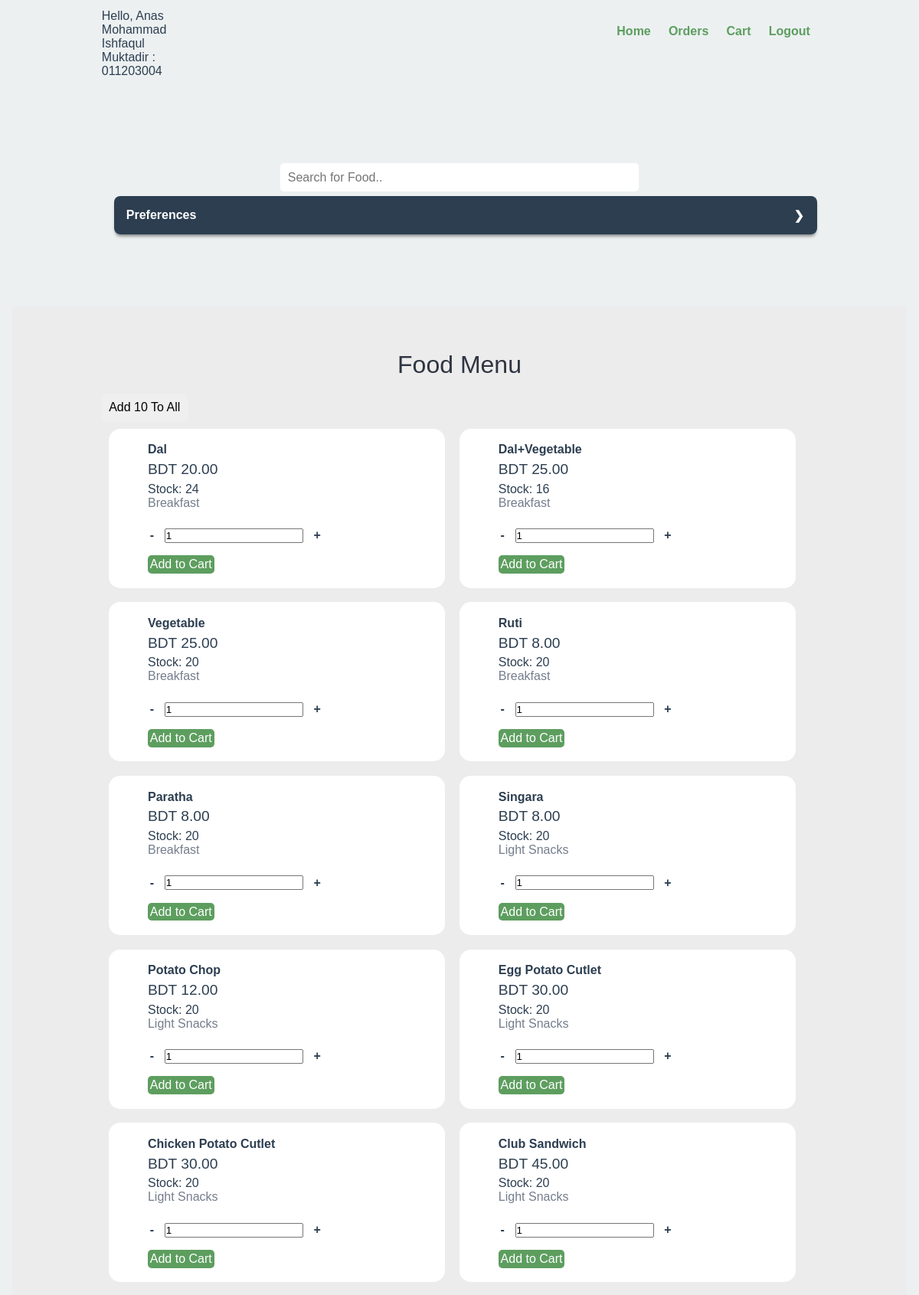
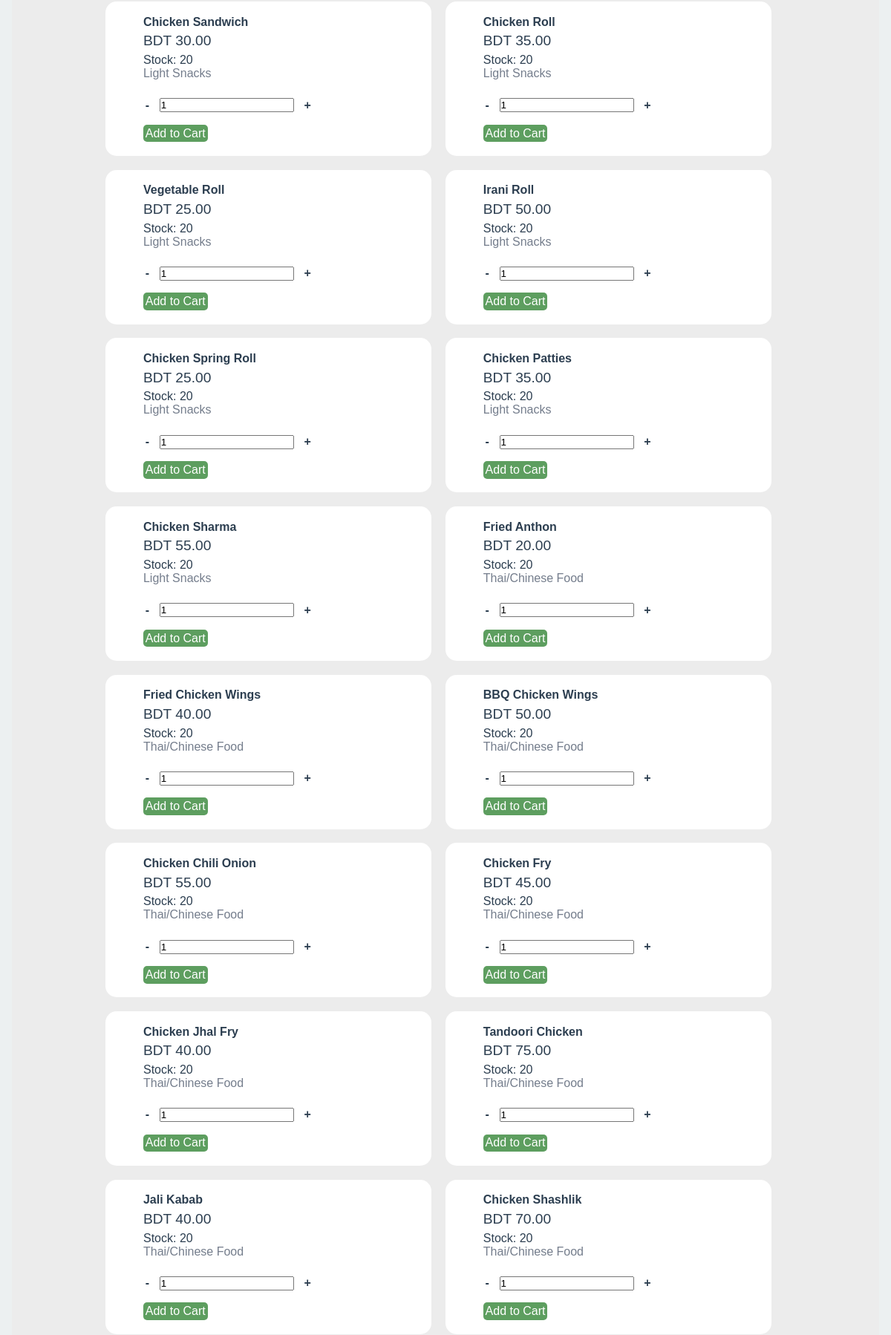
/index.php (signed in, upper part), run on the app's committed database (2 pictures, top to bottom).
### tables this page shows
CREATE TABLE `food_items` (
  `id` int(11) NOT NULL,
  `name` varchar(30) NOT NULL,
  `price` int(11) NOT NULL,
  `stock` int(11) DEFAULT NULL,
  `food_type_id` int(11) DEFAULT NULL
);

### config/constants.php (called while the page is built, shortened)
<?php
    $conn = mysqli_connect(LOCALHOST, DB_USERNAME, DB_PASSWORD) or die(mysqli_error());
    $food_type = retFoodTypes($conn);
function retFoodTypes($conn){
    $sql = "SELECT food_type from food_type";
    $res = mysqli_query($conn, $sql);
    $count = mysqli_num_rows($res);
    $arr = array();
    if($count>0)
    {
        while($row=mysqli_fetch_assoc($res))
        {
            array_push($arr,$row['food_type']);
        }
    }
    return $arr;
}
function masterFoodQuery($conn,$dietArr=array(),$budget=null,$search=null,$categoryFilter=null,$sort=null){
    $dietFlag = !empty($dietArr);
    $budgetFlag = !is_null($budget);
    $searchFlag =!is_null($search);
    $categoryFlag =!is_null($categoryFilter);
    $prevFlag = false;
    $retString = "SELECT * FROM food_items WHERE ";
    if($dietFlag||$budgetFlag||$searchFlag||$categoryFlag){
        if($dietFlag){
            $retString .= makeDietFilter($conn,$dietArr);
            $prevFlag = true;
        }
        if($prevFlag){
            $retString.=" and ";
            $prevFlag = false;
        }
        if($budgetFlag){
            $retString.=" food_items.price<=(";
            $retString.=budgetCalc($budget);
            $retString.=")";
            $prevFlag = true;
        }
        if($prevFlag){
            $retString.=" and ";
            $prevFlag = false;
        }
        if($searchFlag){
            $retString.="food_items.name like '%$search%'";
            $prevFlag = true;
        }
        if($prevFlag){
            $retString.=" and ";
            $prevFlag = false;
        }
        if($categoryFlag){
            $retString.="food_items.food_type_id=$categoryFilter";
        }
        if(andIsLast($retString)==0){
            $retString = preg_replace('/\W\w+\s*(\W*)$/', '$1', $retString);
        }
    }else{
        $retString.="1";
    }
    $retString .= sortQuery($sort);
    return $retString;
}
function sortQuery($sort){
    $str ="";
    switch($sort){
        default:
            $str = "";
    }
    return $str;
}
?>

### index.php (the view, shortened to what this page needs)
    <?php include('partials-front/menu.php');
    ?>
    <section class="food-search text-center">
        <div class="container">
                <input id=search type="search" name="search" placeholder="Search for Food.." onchange="renderFilter()">
                <br>
<div class="row">
  <div class="col">
    <div class="tabs">
      <div class="tab">
        <label class="tab-label" for="chck1">
          <?php
          if($_SESSION['type_id']!=5){
            echo "Preferences";
          }else{
            echo "Filter";
          }
          ?></label>
      </div>
    </div>
  </div>
        </div>
    </section>
    <section class="food-menu">
        <div class="container">
            <h2 class="text-center">Food Menu</h2>
            <button class='btn' onclick='addStock(10)'>Add 10 To All</button>
<div id=ajax-clear>
            <?php
                $sql = masterFoodQuery($conn);
                $res=mysqli_query($conn, $sql);
                $count = mysqli_num_rows($res);
                if($count>0)
                {
                    while($row=mysqli_fetch_assoc($res))
                    {
                        $id = $row['id'];
                        $name = $row['name'];
                        $category = $food_type[$row['food_type_id']-1];
                        $price = $row['price'];
                        $stock = $row['stock'];
                        ?>
                        <div class="food-menu-box">
                            <div class="food-menu-desc">
                                <h4><?php echo $name; ?></h4>
                                <p class="food-price">BDT <?php echo $price; ?>.00</p>
                                <?php if($_SESSION['type_id']!=4){?>
                                <p>Stock: <?php echo $stock;?></p>
                                  <?php }?>
                                <p class="food-detail">
                                    <?php echo $category; ?>
                                </p>
                                <br>
                                <div class="d-flex jusctify-content-center col-md-12">
                                    <div class="qty-div">
                                        <span class="btn btn-sm btn-secondary btn-minus"><b>-</b></span>
                                        <input type="number" name="qty" class="qty" value="1" min="1">
                                        <span class="btn btn-sm btn-secondary btn-plus"><b>+</b></span>
                                    </div>
                                    <button class="btn btn-primary btn-block btn-sm col-sm-4 add_to_cart" type="button" value=<?php echo $id?>>Add to Cart</button>
                                </div>
                            </div>
                        </div>
                        <?php
                    }
                }
                else
                {
                    echo "<div class='error'>Food not found.</div>";
                }
            ?>
            </div>
        </div>
    </section>
    <?php include('partials-front/footer.php'); ?>

### css/style.css (style rules this page uses)
* { margin: 0 0; padding: 0 0; font-family: Arial, Helvetica, sans-serif; }
.container { width: 80%; margin: 0 auto; padding: 1%; }
.text-center { text-align: center; }
.btn { padding: 1%; border: none; font-size: 1rem; border-radius: 5px; }
.btn-primary { background-color: #5d9e5f; color: white; cursor: pointer; }
h2 { color: #2f3542; font-size: 2rem; margin-bottom: 2%; }
.food-search { background-size: cover; background-repeat: no-repeat; background-position: center; padding: 7% 0; }
.food-search input[type="search"] { width: 50%; padding: 1%; font-size: 1rem; border: none; border-radius: 5px; }
.food-menu { background-color: #ececec; padding: 4% 0; }
.food-menu-box { width: 43%; margin: 1%; padding: 2%; float: left; background-color: white; border-radius: 15px; }
.food-menu-desc { width: 70%; float: left; margin-left: 8%; }
.food-price { font-size: 1.2rem; margin: 2% 0; }
.food-detail { font-size: 1rem; color: #747d8c; }

### index.php (style rules this page uses)
.qty-div { margin: 0 0 10 0; }
input { margin: 0.4rem; }
body { color: #2c3e50; background: #ecf0f1; padding: 0 1em 1em; }
h2 { margin: 0 0 0.5em; font-weight: normal; }
.row { display: flex; }
.row .col { flex: 1; }
.row .col:last-child { margin-left: 1em; }
.tabs { border-radius: 8px; overflow: hidden; box-shadow: 0 4px 4px -2px rgba(0, 0, 0, 0.5); }
.tab { width: 100%; color: white; overflow: hidden; }
.tab-label { display: flex; justify-content: space-between; padding: 1em; background: #2c3e50; font-weight: bold; cursor: pointer; }
.tab-label::after { content: "❯"; width: 1em; height: 1em; text-align: center; transition: all 0.35s; }

### partials-front/menu.php (style rules this page uses)
input[type="number"] { -moz-appearance: textfield; appearance: textfield; }
.btn-minus,.btn-plus { cursor:pointer; -webkit-touch-callout: none; -webkit-user-select: none; -khtml-user-select: none; -moz-user-select: none; -ms-user-select: none; user-select: none; }

### data on the page
food_items: name "Dal", price "20", stock "24", food_type "Breakfast"
food_items: name "Dal+Vegetable", price "25", stock "16", food_type "Breakfast", $id 2 (drawn)
food_items: name "Vegetable", price "25", stock "20", food_type "Breakfast", $id 3 (drawn)
food_items: name "Ruti", price "8", stock "20", food_type "Breakfast", $id 4 (drawn)
food_items: name "Paratha", price "8", stock "20", food_type "Breakfast", $id 5 (drawn)
food_items: name "Singara", price "8", stock "20", food_type "Light Snacks", $id 6 (drawn)
food_items: name "Potato Chop", price "12", stock "20", food_type "Light Snacks", $id 7 (drawn)
food_items: name "Egg Potato Cutlet", price "30", stock "20", food_type "Light Snacks", $id 8 (drawn)
food_items: name "Chicken Potato Cutlet", price "30", stock "20", food_type "Light Snacks", $id 9 (drawn)
food_items: name "Club Sandwich", price "45", stock "20", food_type "Light Snacks", $id 10 (drawn)
food_items: name "Chicken Sandwich", price "30", stock "20", food_type "Light Snacks", $id 11 (drawn)
food_items: name "Chicken Roll", price "35", stock "20", food_type "Light Snacks", $id 12 (drawn)
food_items: name "Vegetable Roll", price "25", stock "20", food_type "Light Snacks", $id 13 (drawn)
food_items: name "Irani Roll", price "50", stock "20", food_type "Light Snacks", $id 14 (drawn)
food_items: name "Chicken Spring Roll", price "25", stock "20", food_type "Light Snacks", $id 15 (drawn)
food_items: name "Chicken Patties", price "35", stock "20", food_type "Light Snacks", $id 16 (drawn)
food_items: name "Chicken Sharma", price "55", stock "20", food_type "Light Snacks", $id 17 (drawn)
food_items: name "Fried Anthon", price "20", stock "20", food_type "Thai/Chinese Food", $id 18 (drawn)
food_items: name "Fried Chicken Wings", price "40", stock "20", food_type "Thai/Chinese Food", $id 19 (drawn)
food_items: name "BBQ Chicken Wings", price "50", stock "20", food_type "Thai/Chinese Food"
food_items: name "Chicken Chili Onion", price "55", stock "20", food_type "Thai/Chinese Food", $id 21 (drawn)
food_items: name "Chicken Fry", price "45", stock "20", food_type "Thai/Chinese Food", $id 22 (drawn)
food_items: name "Chicken Jhal Fry", price "40", stock "20", food_type "Thai/Chinese Food", $id 23 (drawn)
food_items: name "Tandoori Chicken", price "75", stock "20", food_type "Thai/Chinese Food", $id 24 (drawn)
food_items: name "Jali Kabab", price "40", stock "20", food_type "Thai/Chinese Food", $id 25 (drawn)
food_items: name "Chicken Shashlik", price "70", stock "20", food_type "Thai/Chinese Food", $id 26 (drawn)

### other printed values
$name "Anas Mohammad Ishfaqul Muktadir"
$id "011203004"
